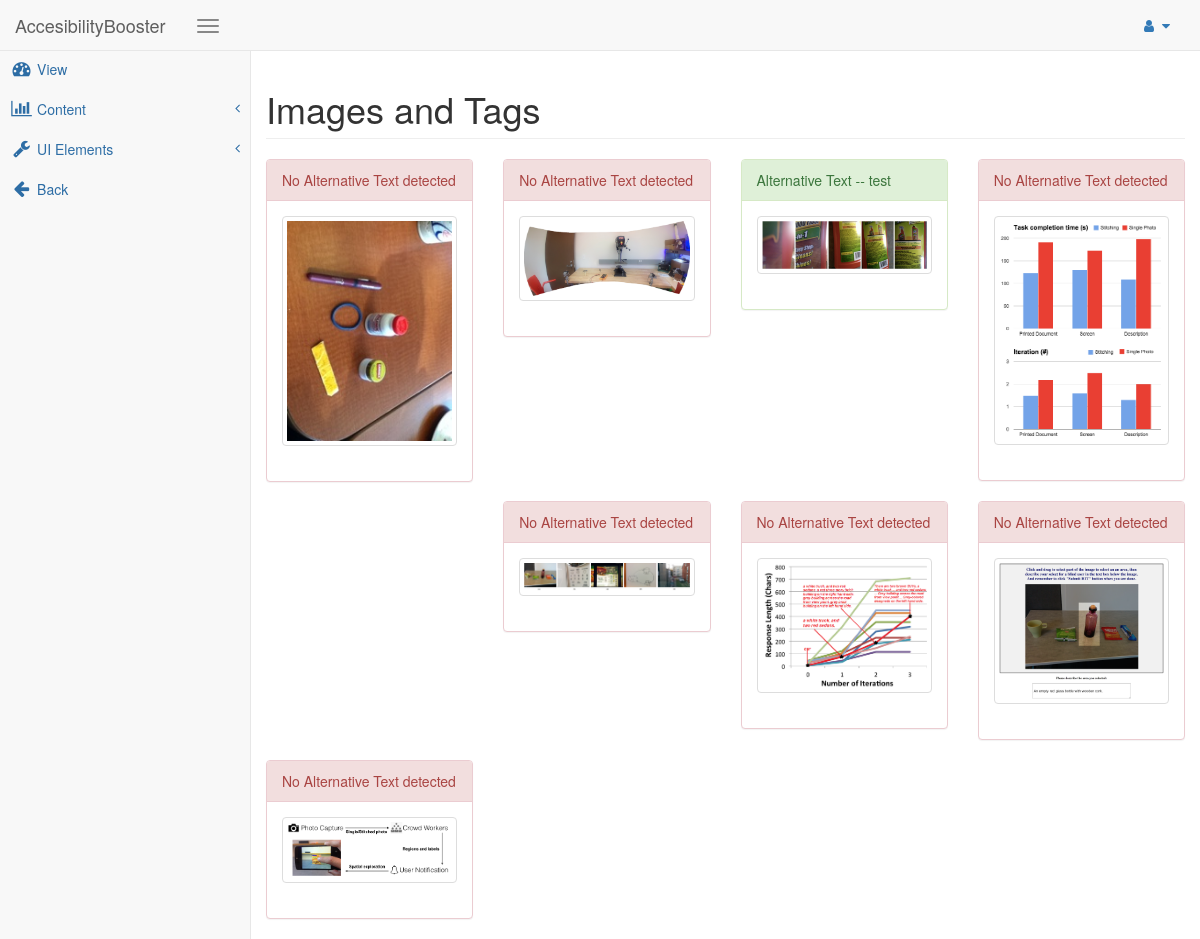
Page /uploadprogress/ on the committed database.
### accTool/models.py (models this page shows)
class ParsedImage(models.Model):
    order = models.IntegerField(default=0)
    cacheLink = models.TextField()
    altText = models.TextField(blank=True)

### accTool/views.py (the view)
# urls.py: url(r'^uploadprogress/', 'accTool.views.upload_progress'),
def upload_progress(request):
    return render(request, 'd_imagep.html',{'Images': ParsedImage.objects.all()})

### accTool/templates/d_imagep.html (shortened to what this page needs)
<!DOCTYPE html>
{% load staticfiles %}
<html lang="en">
<head>
    <link href="{% static 'css/bootstrap.min.css' %}" rel="stylesheet">
    <link href="{% static 'css/metisMenu.min.css' %}" rel="stylesheet">
    <link href="{% static 'css/sb-admin-2.css' %}" rel="stylesheet">
    <link rel="stylesheet" href="https://maxcdn.bootstrapcdn.com/font-awesome/4.5.0/css/font-awesome.min.css">
</head>
<body>
    <header>
        <nav class="navbar navbar-default navbar-fixed-top" role="navigation" style="margin-bottom: 0">
            <div class="navbar-header">
                <a class="navbar-brand" href="index.html">AccesibilityBooster</a>
            <div class="menu-toggler sidebar-toggler">
                    <span class="icon-bar"></span>
                    <span class="icon-bar"></span>
                    <span class="icon-bar"></span>
            </div>
                <ul class="nav navbar-top-links navbar-right">
                    <li class="dropdown">
                        <a class="dropdown-toggle" data-toggle="dropdown" href="#">
                            <i class="fa fa-user fa-fw"></i>  <i class="fa fa-caret-down"></i>
                        </a>
                    </li>
                </ul>
            </div>
        </nav>
    </header>
    <div id="wrapper">
        <nav role="navigation" style="margin-bottom: 0; margin-top: -1px;">
            <div class="navbar-default sidebar" role="navigation">
                <div class="sidebar-nav navbar-collapse" id="sidebar-area">
                    <ul class="nav" id="sidebar">
                        <li>
                            <a href="/home/"><i class="fa fa-dashboard fa-fw"></i> <span class="side-menu-title">View</span></a>
                        </li>
                        <li>
                            <a href="#" class="dropdown-collapse"><i class="fa fa-bar-chart-o fa-fw"></i> <span class="side-menu-title">Content</span><span class="fa arrow"></span></a>
                        </li>
                        <li>
                            <a href="#" class="dropdown-collapse"><i class="fa fa-wrench fa-fw"></i> <span class="side-menu-title">UI Elements</span><span class="fa arrow"></span></a>
                        </li>
                        <li>
                            <a href="/upload/"><i class="fa fa-arrow-left fa-fw"></i> <span class="side-menu-title">Back</span></a>
                        </li>
                    </ul>
                </div>
            </div>
        </nav>
        <div id="page-wrapper">
            <div class="row">
                <div class="col-lg-12">
                    <h1 class="page-header">Images and Tags</h1>
                </div>
            </div>
            <div class = "row">
               {% for img in Images %}
               <div class="col-sm-6 col-md-3">
                    {% if img.altText != "None" %}
                    <div class="panel panel-success">
                        <div class="panel-heading">
                        Alternative Text -- {{ img.altText }}
                        </div>
                        <div class="panel-body">
                        <div class = "thumbnail">
                             <img src="{{ img.cacheLink }}" alt="" />
                        </div>
                    </div>
                    </div>
                    {% else %}
                    <div class="panel panel-danger">
                        <div class="panel-heading">
                        No Alternative Text detected
                        </div>
                        <div class="panel-body">
                            <div class = "thumbnail">
                                 <img src="{{ img.cacheLink }}" alt="" />
                            </div>
                    </div>
                    </div>
                    {% endif %}
                </div>
               {% endfor %}
            </div>
        </div>
    </div>
</body>
</html>

### accTool/static/css/sb-admin-2.css (style rules this page uses)
body { background-color: #f8f8f8; }
#wrapper { width: 100%; }
#page-wrapper { padding: 0 15px; min-height: 568px; background-color: #fff; }
@media (min-width:768px) { #page-wrapper { position: inherit; margin: 50px 0 0 250px; # 50px is Top nav size padding: 0 30px; border-left: 1px solid #e7e7e7; } }
@media (min-width:768px) { .navbar-header { float: none; } }
.nav>li>a { padding: 10px 10px; }
.navbar-top-links { margin-right: 0; float: right; }
.navbar-top-links li { display: inline-block; }
.navbar-top-links li:last-child { margin-right: 15px; }
.navbar-top-links li a { padding: 15px; min-height: 50px; }
.menu-toggler { position: relative; float: left; margin: 14px 0px 8px 15px; background-color: transparent; background-image: none; border: 1px solid transparent; border-radius: 4px; cursor: pointer; }
.menu-toggler .icon-bar { display: block; width: 22px; height: 2px; border-radius: 1px; background-color: #888; margin-top: 4px; }
.sidebar a { color: #2D6DA5; }
.sidebar .sidebar-nav.navbar-collapse { padding-right: 0; padding-left: 0; }
.sidebar ul li { background-color: #f8f8f8; }
.sidebar .arrow { float: right; margin-top: 2px; }
.sidebar .fa.arrow:before { content: "\f104"; }
.sidebar .sidebar-nav .nav li i { #font-size: 1.3em; font-size: 18px; }
@media (min-width:768px) { .sidebar { z-index: 1; position: absolute; width: 250px; } }

### rows in the picture
ParsedImage: cacheLink (picture)
ParsedImage: cacheLink (picture)
ParsedImage: altText "test", cacheLink (picture)
ParsedImage: cacheLink (picture)
ParsedImage: cacheLink (picture)
ParsedImage: cacheLink (picture)
ParsedImage: cacheLink (picture)
ParsedImage: cacheLink (picture)
